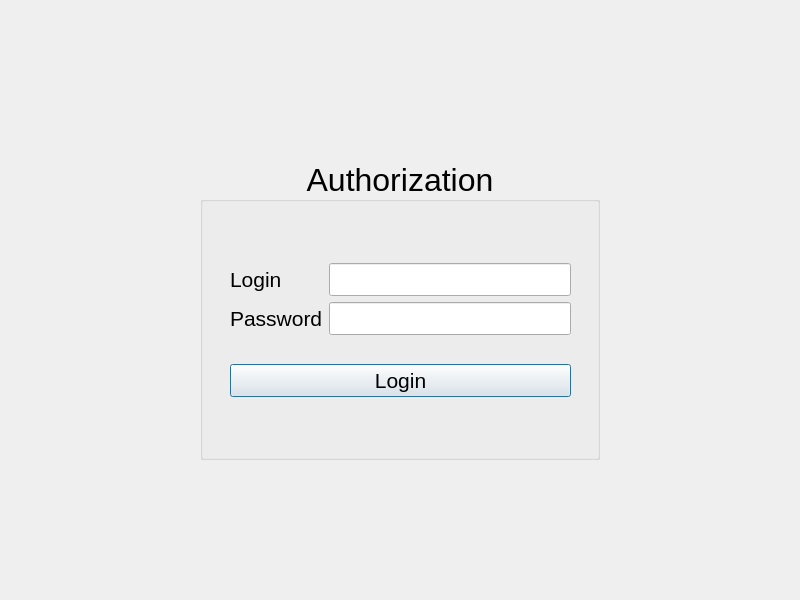
<?xml version="1.0" encoding="UTF-8"?>
<ui version="4.0">
 <class>LoginWindow</class>
 <widget class="QDialog" name="LoginWindow">
  <property name="geometry">
   <rect>
    <x>0</x>
    <y>0</y>
    <width>800</width>
    <height>600</height>
   </rect>
  </property>
  <property name="minimumSize">
   <size>
    <width>400</width>
    <height>300</height>
   </size>
  </property>
  <property name="windowTitle">
   <string>Authorization</string>
  </property>
  <widget class="QGroupBox" name="groupBox">
   <property name="geometry">
    <rect>
     <x>200</x>
     <y>160</y>
     <width>400</width>
     <height>300</height>
    </rect>
   </property>
   <property name="minimumSize">
    <size>
     <width>400</width>
     <height>300</height>
    </size>
   </property>
   <property name="font">
    <font>
     <pointsize>24</pointsize>
    </font>
   </property>
   <property name="mouseTracking">
    <bool>false</bool>
   </property>
   <property name="title">
    <string>Authorization</string>
   </property>
   <property name="alignment">
    <set>Qt::AlignCenter</set>
   </property>
   <property name="flat">
    <bool>false</bool>
   </property>
   <property name="checkable">
    <bool>false</bool>
   </property>
   <widget class="QWidget" name="layoutWidget">
    <property name="geometry">
     <rect>
      <x>30</x>
      <y>80</y>
      <width>341</width>
      <height>181</height>
     </rect>
    </property>
    <layout class="QVBoxLayout" name="layout1">
     <item>
      <layout class="QHBoxLayout" name="layout2_1">
       <item>
        <layout class="QVBoxLayout" name="layout3_1">
         <item>
          <widget class="QLabel" name="loginLabel">
           <property name="font">
            <font>
             <pointsize>16</pointsize>
            </font>
           </property>
           <property name="text">
            <string>Login</string>
           </property>
          </widget>
         </item>
         <item>
          <widget class="QLabel" name="passLabel">
           <property name="font">
            <font>
             <pointsize>16</pointsize>
            </font>
           </property>
           <property name="text">
            <string>Password</string>
           </property>
          </widget>
         </item>
        </layout>
       </item>
       <item>
        <layout class="QVBoxLayout" name="layout3_2">
         <item>
          <widget class="QLineEdit" name="loginLineEdit">
           <property name="font">
            <font>
             <pointsize>16</pointsize>
            </font>
           </property>
          </widget>
         </item>
         <item>
          <widget class="QLineEdit" name="passLineEdit">
           <property name="font">
            <font>
             <pointsize>16</pointsize>
            </font>
           </property>
          </widget>
         </item>
        </layout>
       </item>
      </layout>
     </item>
     <item>
      <layout class="QVBoxLayout" name="layout2_2">
       <item>
        <widget class="QPushButton" name="loginBtn">
         <property name="font">
          <font>
           <pointsize>16</pointsize>
          </font>
         </property>
         <property name="text">
          <string>Login</string>
         </property>
        </widget>
       </item>
      </layout>
     </item>
    </layout>
   </widget>
  </widget>
 </widget>
 <resources/>
 <connections/>
</ui>
